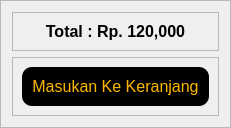
       <widget class="QFrame" name="frame_4">
        <property name="maximumSize">
         <size>
          <width>16777215</width>
          <height>150</height>
         </size>
        </property>
        <property name="frameShape">
         <enum>QFrame::StyledPanel</enum>
        </property>
        <property name="frameShadow">
         <enum>QFrame::Raised</enum>
        </property>
        <layout class="QVBoxLayout" name="verticalLayout_3">
         <item>
          <widget class="QFrame" name="frame_5">
           <property name="frameShape">
            <enum>QFrame::StyledPanel</enum>
           </property>
           <property name="frameShadow">
            <enum>QFrame::Raised</enum>
           </property>
           <layout class="QHBoxLayout" name="horizontalLayout_43">
            <item>
             <widget class="QLabel" name="label_harga">
              <property name="font">
               <font>
                <pointsize>12</pointsize>
                <weight>75</weight>
                <bold>true</bold>
               </font>
              </property>
              <property name="text">
               <string>Total : Rp. 120,000</string>
              </property>
              <property name="alignment">
               <set>Qt::AlignCenter</set>
              </property>
             </widget>
            </item>
           </layout>
          </widget>
         </item>
         <item>
          <widget class="QFrame" name="frame_33">
           <property name="frameShape">
            <enum>QFrame::StyledPanel</enum>
           </property>
           <property name="frameShadow">
            <enum>QFrame::Raised</enum>
           </property>
           <layout class="QHBoxLayout" name="horizontalLayout_42">
            <item>
             <widget class="QPushButton" name="pushButton_2">
              <property name="maximumSize">
               <size>
                <width>200</width>
                <height>16777215</height>
               </size>
              </property>
              <property name="font">
               <font>
                <pointsize>12</pointsize>
               </font>
              </property>
              <property name="styleSheet">
               <string notr="true">background-color: rgb(0, 0, 0);
color: #FFB800;
border-radius:10px;
padding:10px;</string>
              </property>
              <property name="text">
               <string>Masukan Ke Keranjang</string>
              </property>
             </widget>
            </item>
           </layout>
          </widget>
         </item>
        </layout>
       </widget>
